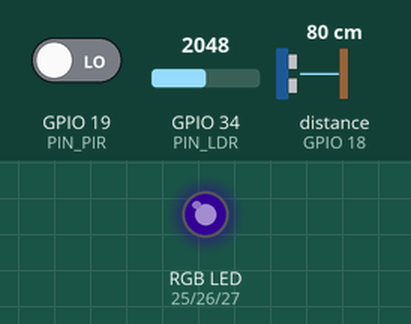
This program was run on a simulated ESP32. On the bench: an RGB LED mixed from three pins (HIGH = lit). Wiring (inferred from the names in the program): ultrasonic range finder: trigger GPIO 5; echo GPIO 18. Inputs (shaded band) come from the test bench; at power-on: distance to the obstacle (sensor on GPIO 18) 80 cm, GPIO 34 (PIN_LDR) = 2048, GPIO 19 (PIN_PIR) LOW. The echo pulse lasts 58.3 µs per cm; dim RGB values are drawn brighter than linear; WiFi joins after 1.5 s; servers stay silent unless stated; pins used as bus, display or sensor lines are not drawn; what the program prints to the serial monitor is not drawn.

Above: at 1.2 s.
1.3 s: distance to the obstacle (sensor on GPIO 18) set to 2 cm
At 3.2 s:
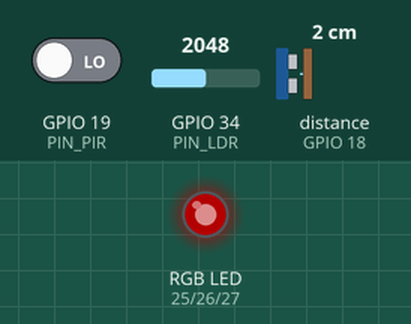
4.3 s: GPIO 34 (PIN_LDR) set to 1228
At 7.1 s:
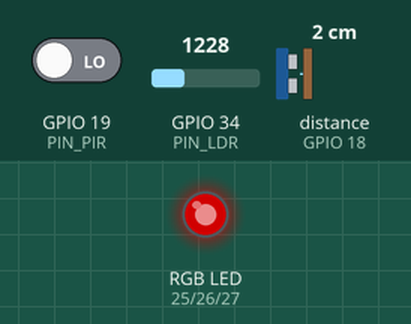
7.3 s: distance to the obstacle (sensor on GPIO 18) set to 35 cm
At 7.96 s:
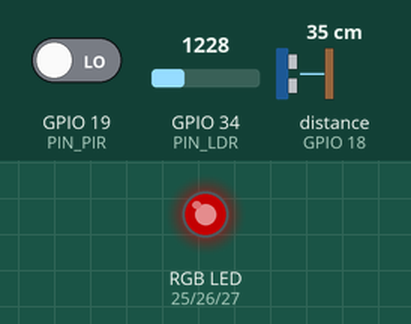
10.3 s: GPIO 34 (PIN_LDR) set to 491
At 11.07 s:
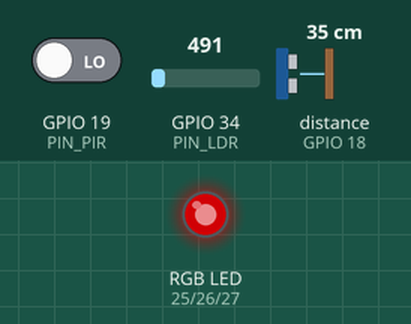
13.3 s: distance to the obstacle (sensor on GPIO 18) set to 4 cm
At 14.8 s:
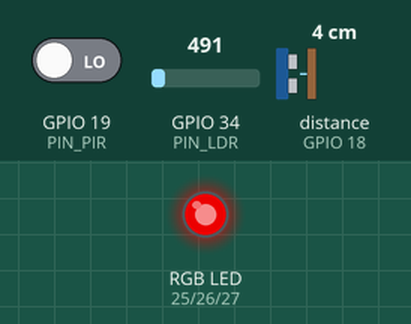
16.3 s: distance to the obstacle (sensor on GPIO 18) set to 120 cm
At 18.3 s:
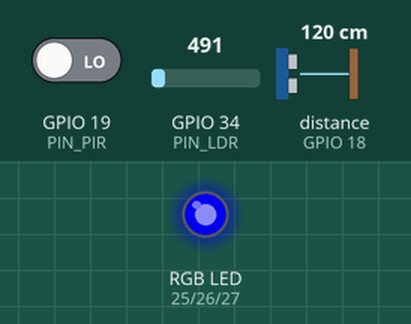
Timing chart, 0 to 61.5 s (numbered marks = the images above; inputs shaded):
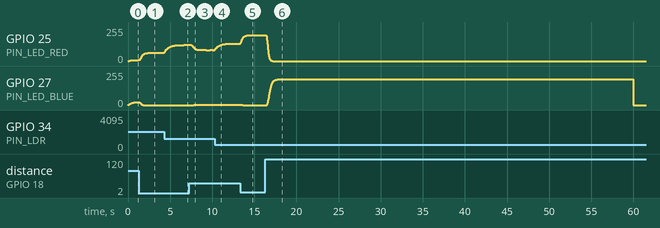

Measured:
- after the input at 1.3 s, GPIO 25 (PIN_LED_RED): moves from 8/255 to 61/255 over 0.98 s, starting after 0.07 s; GPIO 27 (PIN_LED_BLUE): moves from 20/255 to 0/255 over 0.45 s, starting after 0.06 s
- after the input at 4.3 s, GPIO 25 (PIN_LED_RED): moves from 61/255 to 121/255 over 2.3 s, starting at once
- after the input at 7.3 s, GPIO 27 (PIN_LED_BLUE): 0/255 → 1/255 after 0.52 s, → 2/255 0.28 s later
- after the input at 10.3 s, GPIO 27 (PIN_LED_BLUE): 2/255 → 3/255 after 0.22 s
- after the input at 13.3 s, GPIO 25 (PIN_LED_RED): moves from 131/255 to 193/255 over 0.80 s, starting at once; GPIO 27 (PIN_LED_BLUE): 3/255 → 2/255 after 0.12 s, → 1/255 0.08 s later, → 0/255 0.10 s later
- after the input at 16.3 s, GPIO 27 (PIN_LED_BLUE): rises from 0/255 to 193/255 in 1.2 s, then falls to 0/255 in 42.3 s

The program:

main.cpp
```cpp
#include <Arduino.h>
#include "config.h"
#include "sensor.h"
#include "lighting.h"
#include "state_machine.h"
#include "power.h"
#include "wifi_control.h"

// ============================================================
// Shared state (protected by mutex)
// ============================================================

static SemaphoreHandle_t dataMutex;

static float sharedDistance   = 0.0f;
static bool  sharedMotion    = false;
static float sharedAmbient   = 0.0f;
static SystemState sharedState = STATE_ACTIVE;

// ============================================================
// RTOS Tasks
// ============================================================

void sensorTask(void* param) {
    (void)param;
    TickType_t lastWake = xTaskGetTickCount();

    for (;;) {
        float dist    = getSmoothedDistance();
        bool  motion  = isMotionDetected();
        float ambient = getAmbientBrightness();

        if (xSemaphoreTake(dataMutex, pdMS_TO_TICKS(10)) == pdTRUE) {
            sharedDistance = dist;
            sharedMotion   = motion;
            sharedAmbient  = ambient;
            xSemaphoreGive(dataMutex);
        }

        vTaskDelayUntil(&lastWake, pdMS_TO_TICKS(SENSOR_TASK_INTERVAL_MS));
    }
}

void lightingTask(void* param) {
    (void)param;

    for (;;) {
        float dist;
        float ambient;
        SystemState state;

        if (xSemaphoreTake(dataMutex, pdMS_TO_TICKS(10)) == pdTRUE) {
            dist    = sharedDistance;
            ambient = sharedAmbient;
            state   = sharedState;
            xSemaphoreGive(dataMutex);
        } else {
            vTaskDelay(pdMS_TO_TICKS(1));
            continue;
        }

        // Only drive LEDs when not sleeping
        if (state == STATE_ACTIVE) {
            if (!isOverrideActive()) {
                setTargetFromDistance(dist);
            }
            // Scale brightness based on ambient light:
            // darker room -> brighter LEDs
            float scale = BRIGHTNESS_MAX_SCALE - ambient
                          * (BRIGHTNESS_MAX_SCALE - BRIGHTNESS_MIN_SCALE);
            scale = constrain(scale, BRIGHTNESS_MIN_SCALE, BRIGHTNESS_MAX_SCALE);
            setBrightnessScale(scale);
        } else if (state == STATE_IDLE) {
            // Dim to low level
            setBrightnessScale(BRIGHTNESS_MIN_SCALE);
        } else {
            // SLEEP — lights off handled before entering deep sleep
        }

        lightingUpdate();

        vTaskDelay(pdMS_TO_TICKS(FADE_INTERVAL_MS));
    }
}

void wifiTask(void* param) {
    (void)param;

    for (;;) {
        wifiUpdate();
        vTaskDelay(pdMS_TO_TICKS(10)); // Fast polling for responsive web UI
    }
}

void powerTask(void* param) {
    (void)param;
    TickType_t lastWake = xTaskGetTickCount();

    for (;;) {
        bool motion;
        SystemState state;

        if (xSemaphoreTake(dataMutex, pdMS_TO_TICKS(10)) == pdTRUE) {
            motion = sharedMotion;
            xSemaphoreGive(dataMutex);
        } else {
            vTaskDelay(pdMS_TO_TICKS(1));
            continue;
        }

        // Update state machine
        stateMachineUpdate(motion);
        state = getCurrentState();

        // Update shared state
        if (xSemaphoreTake(dataMutex, pdMS_TO_TICKS(10)) == pdTRUE) {
            sharedState = state;
            xSemaphoreGive(dataMutex);
        }

        // Handle power modes
        if (state == STATE_SLEEP) {
            lightsOff();
            Serial.println("Entering deep sleep...");
            delay(100); // Let serial flush
            enterDeepSleep();
            // Won't reach here — ESP32 reboots on wake
        } else if (state == STATE_IDLE) {
            // Light sleep is handled in power.cpp; wake after ~1s or PIR
            enterLightSleep();
        }

        vTaskDelayUntil(&lastWake, pdMS_TO_TICKS(POWER_TASK_INTERVAL_MS));
    }
}

// ============================================================
// Setup & Loop
// ============================================================

void setup() {
    Serial.begin(115200);
    Serial.println("\n=== Adaptive Presence Light ===");
    Serial.println("Initializing...");

    // Create mutex
    dataMutex = xSemaphoreCreateMutex();

    // Initialize subsystems
    sensorInit();
    lightingInit();
    stateMachineInit();
    powerInit();
    wifiInit();

    Serial.println("Creating RTOS tasks...");

    // Create FreeRTOS tasks pinned to cores
    // Core 0: WiFi (Arduino WiFi stack runs on core 0)
    // Core 1: Sensor, Lighting, Power
    xTaskCreatePinnedToCore(sensorTask,   "Sensor",   SENSOR_TASK_STACK,
                            NULL, SENSOR_TASK_PRIORITY,   NULL, 1);
    xTaskCreatePinnedToCore(lightingTask,  "Lighting", LIGHTING_TASK_STACK,
                            NULL, LIGHTING_TASK_PRIORITY,  NULL, 1);
    xTaskCreatePinnedToCore(wifiTask,      "WiFi",     WIFI_TASK_STACK,
                            NULL, WIFI_TASK_PRIORITY,      NULL, 0);
    xTaskCreatePinnedToCore(powerTask,     "Power",    POWER_TASK_STACK,
                            NULL, POWER_TASK_PRIORITY,     NULL, 1);

    Serial.println("System ready.");
}

void loop() {
    // All work is done in RTOS tasks.
    // Yield the Arduino loop task to avoid wasting CPU.
    vTaskDelay(pdMS_TO_TICKS(1000));
}
```

lighting.h
```cpp
#ifndef LIGHTING_H
#define LIGHTING_H

#include "config.h"

struct Color {
    float r;
    float g;
    float b;
};

void lightingInit();
void lightingUpdate();
void setTargetColor(uint8_t r, uint8_t g, uint8_t b);
void setTargetFromDistance(float distanceCm);
void setBrightnessScale(float scale);  // 0.0 - 1.0
void setOverrideColor(uint8_t r, uint8_t g, uint8_t b);
void clearOverride();
bool isOverrideActive();
void lightsOff();
Color getCurrentColor();

#endif // LIGHTING_H
```

power.h
```cpp
#ifndef POWER_H
#define POWER_H

#include "config.h"

void powerInit();
void powerUpdate(SystemState state);
void enterLightSleep();
void enterDeepSleep();

#endif // POWER_H
```

sensor.h
```cpp
#ifndef SENSOR_H
#define SENSOR_H

#include "config.h"

void sensorInit();
float getDistanceCm();
float getSmoothedDistance();
bool isMotionDetected();
float getAmbientBrightness();  // 0.0 (dark) to 1.0 (bright)

// ISR for PIR
void IRAM_ATTR pirISR();

#endif // SENSOR_H
```

state_machine.h
```cpp
#ifndef STATE_MACHINE_H
#define STATE_MACHINE_H

#include "config.h"

void stateMachineInit();
void stateMachineUpdate(bool motionDetected);
SystemState getCurrentState();
unsigned long getTimeSinceLastMotion();

#endif // STATE_MACHINE_H
```

wifi_control.h
```cpp
#ifndef WIFI_CONTROL_H
#define WIFI_CONTROL_H

#include "config.h"

void wifiInit();
void wifiUpdate();

#endif // WIFI_CONTROL_H
```

lighting.cpp
```cpp
#include "lighting.h"
#include <math.h>

// --- Gamma lookup table (computed at init) ---
static uint8_t gammaTable[256];

// --- Current and target colors (float for smooth interpolation) ---
static Color currentColor = {0, 0, 0};
static Color targetColor  = {0, 0, 0};

// --- Brightness scaling from ambient sensor ---
static float brightnessScale = 1.0f;

// --- Manual override ---
static bool overrideActive = false;
static Color overrideColor = {0, 0, 0};

// --- Timing ---
static unsigned long lastFadeUpdate = 0;

static void buildGammaTable() {
    for (int i = 0; i < 256; i++) {
        float normalized = (float)i / 255.0f;
        float corrected = powf(normalized, GAMMA_VALUE);
        gammaTable[i] = (uint8_t)(corrected * 255.0f + 0.5f);
    }
}

static uint8_t gammaCorrect(uint8_t value) {
    return gammaTable[value];
}

static void writePWM(uint8_t r, uint8_t g, uint8_t b) {
    ledcWrite(PWM_CHANNEL_RED,   gammaCorrect(r));
    ledcWrite(PWM_CHANNEL_GREEN, gammaCorrect(g));
    ledcWrite(PWM_CHANNEL_BLUE,  gammaCorrect(b));
}

void lightingInit() {
    // Build gamma LUT
    buildGammaTable();

    // Configure LEDC PWM channels
    ledcSetup(PWM_CHANNEL_RED,   PWM_FREQ, PWM_RESOLUTION);
    ledcSetup(PWM_CHANNEL_GREEN, PWM_FREQ, PWM_RESOLUTION);
    ledcSetup(PWM_CHANNEL_BLUE,  PWM_FREQ, PWM_RESOLUTION);

    // Attach channels to pins
    ledcAttachPin(PIN_LED_RED,   PWM_CHANNEL_RED);
    ledcAttachPin(PIN_LED_GREEN, PWM_CHANNEL_GREEN);
    ledcAttachPin(PIN_LED_BLUE,  PWM_CHANNEL_BLUE);

    // Start with LEDs off
    writePWM(0, 0, 0);

    lastFadeUpdate = millis();
}

static float lerpf(float a, float b, float t) {
    return a + (b - a) * t;
}

void lightingUpdate() {
    unsigned long now = millis();
    if (now - lastFadeUpdate < FADE_INTERVAL_MS) return;
    lastFadeUpdate = now;

    // Determine effective target
    Color effective;
    if (overrideActive) {
        effective = overrideColor;
    } else {
        effective = targetColor;
    }

    // Smooth interpolation toward target
    currentColor.r = lerpf(currentColor.r, effective.r, FADE_SPEED);
    currentColor.g = lerpf(currentColor.g, effective.g, FADE_SPEED);
    currentColor.b = lerpf(currentColor.b, effective.b, FADE_SPEED);

    // Apply brightness scaling
    uint8_t outR = (uint8_t)constrain(currentColor.r * brightnessScale, 0, 255);
    uint8_t outG = (uint8_t)constrain(currentColor.g * brightnessScale, 0, 255);
    uint8_t outB = (uint8_t)constrain(currentColor.b * brightnessScale, 0, 255);

    writePWM(outR, outG, outB);
}

void setTargetColor(uint8_t r, uint8_t g, uint8_t b) {
    targetColor.r = (float)r;
    targetColor.g = (float)g;
    targetColor.b = (float)b;
}

void setTargetFromDistance(float distanceCm) {
    // Clamp distance to range
    float d = constrain(distanceCm, DISTANCE_MIN_CM, DISTANCE_MAX_CM);

    // Normalize to 0.0 (near) - 1.0 (far)
    float t = (d - DISTANCE_MIN_CM) / (float)(DISTANCE_MAX_CM - DISTANCE_MIN_CM);

    // Linear interpolation between near and far colors
    targetColor.r = lerpf(COLOR_NEAR_R, COLOR_FAR_R, t);
    targetColor.g = lerpf(COLOR_NEAR_G, COLOR_FAR_G, t);
    targetColor.b = lerpf(COLOR_NEAR_B, COLOR_FAR_B, t);
}

void setBrightnessScale(float scale) {
    brightnessScale = constrain(scale, 0.0f, 1.0f);
}

void setOverrideColor(uint8_t r, uint8_t g, uint8_t b) {
    overrideColor.r = (float)r;
    overrideColor.g = (float)g;
    overrideColor.b = (float)b;
    overrideActive = true;
}

void clearOverride() {
    overrideActive = false;
}

bool isOverrideActive() {
    return overrideActive;
}

void lightsOff() {
    targetColor = {0, 0, 0};
    currentColor = {0, 0, 0};
    writePWM(0, 0, 0);
}

Color getCurrentColor() {
    return currentColor;
}
```

power.cpp
```cpp
#include "power.h"
#include <esp_sleep.h>
#include <driver/rtc_io.h>

void powerInit() {
    // Configure PIR pin as wakeup source for deep sleep
    // GPIO 19 is an RTC GPIO, suitable for ext0 wakeup
    esp_sleep_enable_ext0_wakeup((gpio_num_t)PIN_PIR, 1); // Wake on HIGH
}

void powerUpdate(SystemState state) {
    switch (state) {
        case STATE_ACTIVE:
            // Full power, nothing to do
            break;

        case STATE_IDLE:
            // Light sleep — CPU pauses, peripherals stay on, fast wake
            enterLightSleep();
            break;

        case STATE_SLEEP:
            // Deep sleep — minimal power, PIR interrupt wakes
            enterDeepSleep();
            break;
    }
}

void enterLightSleep() {
    // Configure timer wakeup (wake periodically to check sensors)
    esp_sleep_enable_timer_wakeup(1000000); // 1 second
    esp_sleep_enable_ext0_wakeup((gpio_num_t)PIN_PIR, 1);
    esp_light_sleep_start();
}

void enterDeepSleep() {
    // Turn off LEDs before sleeping
    ledcWrite(PWM_CHANNEL_RED, 0);
    ledcWrite(PWM_CHANNEL_GREEN, 0);
    ledcWrite(PWM_CHANNEL_BLUE, 0);

    // Only PIR wakeup for deep sleep
    esp_sleep_enable_ext0_wakeup((gpio_num_t)PIN_PIR, 1);
    esp_deep_sleep_start();
    // Execution stops here; on wake, ESP32 reboots
}
```

sensor.cpp
```cpp
#include "sensor.h"

// --- Moving average buffer ---
static float distanceBuffer[DISTANCE_SAMPLE_COUNT];
static int bufferIndex = 0;
static bool bufferFilled = false;

// --- Exponential smoothing state ---
static float smoothedDistance = 0.0f;
static bool smoothedInit = false;

// --- LDR smoothing ---
static float smoothedLDR = 0.0f;
static bool ldrInit = false;

// --- PIR state (volatile for ISR) ---
static volatile bool motionFlag = false;
static volatile unsigned long lastMotionTime = 0;

void IRAM_ATTR pirISR() {
    motionFlag = true;
    lastMotionTime = millis();
}

void sensorInit() {
    // Ultrasonic pins
    pinMode(PIN_TRIG, OUTPUT);
    pinMode(PIN_ECHO, INPUT);
    digitalWrite(PIN_TRIG, LOW);

    // PIR with interrupt
    pinMode(PIN_PIR, INPUT);
    attachInterrupt(digitalPinToInterrupt(PIN_PIR), pirISR, RISING);

    // LDR is analog input, no setup needed on ESP32 (ADC)

    // Initialize buffers
    for (int i = 0; i < DISTANCE_SAMPLE_COUNT; i++) {
        distanceBuffer[i] = 0.0f;
    }
}

float getDistanceCm() {
    // Non-blocking pulse timing
    digitalWrite(PIN_TRIG, LOW);
    delayMicroseconds(2);
    digitalWrite(PIN_TRIG, HIGH);
    delayMicroseconds(10);
    digitalWrite(PIN_TRIG, LOW);

    unsigned long duration = pulseIn(PIN_ECHO, HIGH, DISTANCE_TIMEOUT_US);

    if (duration == 0) {
        // Timeout — return last smoothed value to avoid spikes
        return smoothedDistance;
    }

    float distance = (duration * 0.0343f) / 2.0f;
    return distance;
}

static float computeMovingAverage(float newSample) {
    distanceBuffer[bufferIndex] = newSample;
    bufferIndex = (bufferIndex + 1) % DISTANCE_SAMPLE_COUNT;
    if (bufferIndex == 0) bufferFilled = true;

    int count = bufferFilled ? DISTANCE_SAMPLE_COUNT : bufferIndex;
    float sum = 0.0f;
    for (int i = 0; i < count; i++) {
        sum += distanceBuffer[i];
    }
    return sum / count;
}

float getSmoothedDistance() {
    float raw = getDistanceCm();

    // Stage 1: Moving average
    float averaged = computeMovingAverage(raw);

    // Stage 2: Exponential smoothing
    if (!smoothedInit) {
        smoothedDistance = averaged;
        smoothedInit = true;
    } else {
        smoothedDistance = EXP_SMOOTHING_ALPHA * averaged
                        + (1.0f - EXP_SMOOTHING_ALPHA) * smoothedDistance;
    }

    return smoothedDistance;
}

bool isMotionDetected() {
    if (motionFlag) {
        motionFlag = false;
        return true;
    }
    // Also check the pin directly for sustained HIGH
    return digitalRead(PIN_PIR) == HIGH;
}

float getAmbientBrightness() {
    int raw = analogRead(PIN_LDR);

    float normalized = (float)raw / (float)LDR_MAX_RAW;

    // Exponential smoothing
    if (!ldrInit) {
        smoothedLDR = normalized;
        ldrInit = true;
    } else {
        smoothedLDR = LDR_SMOOTHING_ALPHA * normalized
                    + (1.0f - LDR_SMOOTHING_ALPHA) * smoothedLDR;
    }

    return smoothedLDR;
}
```

state_machine.cpp
```cpp
#include "state_machine.h"

static SystemState currentState = STATE_ACTIVE;
static unsigned long lastMotionTime = 0;

void stateMachineInit() {
    currentState = STATE_ACTIVE;
    lastMotionTime = millis();
}

void stateMachineUpdate(bool motionDetected) {
    unsigned long now = millis();

    if (motionDetected) {
        lastMotionTime = now;
        currentState = STATE_ACTIVE;
        return;
    }

    unsigned long elapsed = now - lastMotionTime;

    switch (currentState) {
        case STATE_ACTIVE:
            if (elapsed >= IDLE_TIMEOUT_MS) {
                currentState = STATE_IDLE;
            }
            break;

        case STATE_IDLE:
            if (elapsed >= SLEEP_TIMEOUT_MS) {
                currentState = STATE_SLEEP;
            }
            break;

        case STATE_SLEEP:
            // Remain in sleep until motion wakes us
            break;
    }
}

SystemState getCurrentState() {
    return currentState;
}

unsigned long getTimeSinceLastMotion() {
    return millis() - lastMotionTime;
}
```

Source omitted: wifi_control.cpp (6844 bytes), config.h (4213 bytes)
